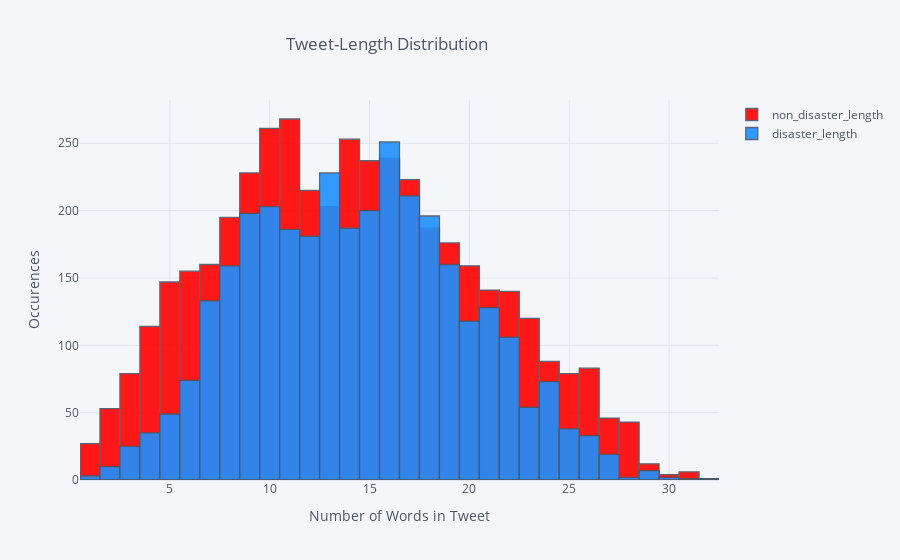

Notebook cell for this chart:
### Markdown cell above
### 1.3 Distribution of the Length of Tweets

Tweets have an enforced maximum character limit of around 280 characters (used to be 140). Within that limit, arbitrarily many words can be used. We might expect the distributions for the two samples to be different, with disaster tweets more likely originating from news stories and therefore more likely to have fewer words. 

In actuality, this is not what we observe. The mean, standard deviation and inter-quartile ranges for the two distributions are very similar, with disaster tweets being slightly more centred around the mean length. The non-disaster tweets have an approximately 27% higher skew than their disaster-related counterparts, though both skews are small and the distributions are roughly symmetric.

### Code cell
#finding the tweet word count distributions for disaster and non-disaster related tweets
length_distribution = pd.DataFrame(tweets[['text','target']],columns=['text','target'])

#filling in the length of each tweet
length_distribution['length_of_tweet'] = length_distribution['text'].map(lambda x: len(x.split()))

#re-order the columns
length_distribution = length_distribution[['text','length_of_tweet','target']]

#distribution of disaster and non-disaster tweets
length_distribution['disaster_length'] = length_distribution['length_of_tweet'][length_distribution['target']==1]
length_distribution['non_disaster_length'] = length_distribution['length_of_tweet'][length_distribution['target']==0]

#Plot the histograms using cufflinks
length_distribution_fig = length_distribution[['non_disaster_length','disaster_length']].iplot(asFigure=True,
                            kind='histogram',xTitle='Number of Words in Tweet',yTitle='Occurences',
                                title='Tweet-Length Distribution',color=['brightred','dodgerblue'],opacity=0.9)
length_distribution_fig.update_layout(title_x=0.43)
length_distribution_fig.show()

### Figure 1 — Plotly figure (JSON) as saved in the notebook; plotly's stock layout.template omitted (floating-point values rounded to 4 significant figures; data arrays with more than 128 entries replaced by an {"elided": "..."} marker saying what was removed)
{"data": [{"histfunc": "count", "histnorm": "", "marker": {"color": "rgba(255, 0, 0, 1.0)", "line": {"color": "#4D5663", "width": 1.3}}, "name": "non_disaster_length", "opacity": 0.9, "orientation": "v", "type": "histogram", "x": {"elided": "7613 int values"}}, {"histfunc": "count", "histnorm": "", "marker": {"color": "rgba(30, 144, 255, 1.0)", "line": {"color": "#4D5663", "width": 1.3}}, "name": "disaster_length", "opacity": 0.9, "orientation": "v", "type": "histogram", "x": {"elided": "7613 int values"}}], "layout": {"barmode": "overlay", "legend": {"bgcolor": "#F5F6F9", "font": {"color": "#4D5663"}}, "paper_bgcolor": "#F5F6F9", "plot_bgcolor": "#F5F6F9", "title": {"font": {"color": "#4D5663"}, "text": "Tweet-Length Distribution", "x": 0.43}, "xaxis": {"gridcolor": "#E1E5ED", "showgrid": true, "tickfont": {"color": "#4D5663"}, "title": {"font": {"color": "#4D5663"}, "text": "Number of Words in Tweet"}, "zerolinecolor": "#E1E5ED"}, "yaxis": {"gridcolor": "#E1E5ED", "showgrid": true, "tickfont": {"color": "#4D5663"}, "title": {"font": {"color": "#4D5663"}, "text": "Occurences"}, "zerolinecolor": "#E1E5ED"}}}
